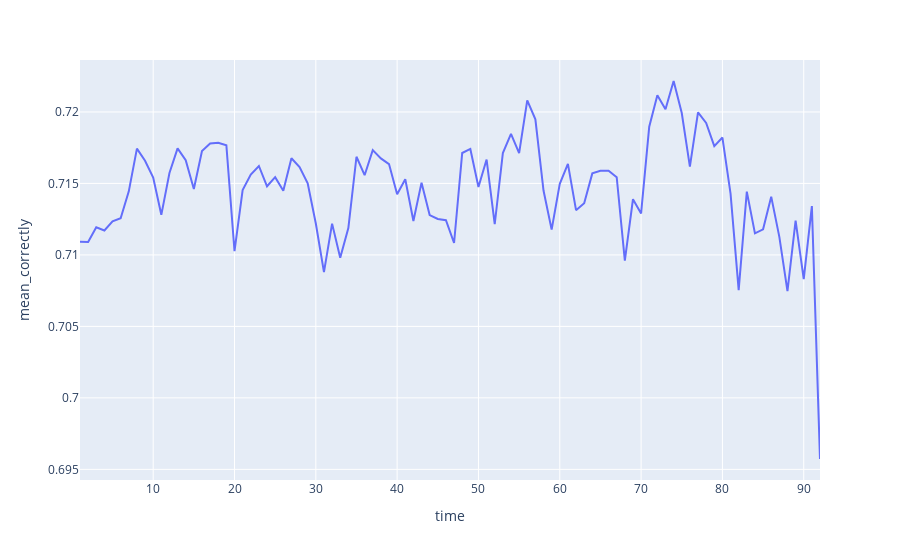

The notebook cell this image was saved under:
### Markdown cell above
Посмотрим зависимость правильности ответов от общего времени

### Code cell
result = ((train_test.filter(
    # отрезаем выбросы выше 90-го перцентиля
    (pl.col('timestamp') < pl.col('timestamp').quantile(0.9)) &
    # отрезаем выбросы ниже относительно малого значения
    (pl.col('timestamp') > 300000000)
).group_by(
    # группируем данные по времени, сгладив результаты
    (pl.col('timestamp') // 250000000).alias('time'),
).agg(
    # для аггрегации возьмем среднее количество правильных ответов
    pl.col('answered_correctly').mean().alias('mean_correctly'),
# отсортируем по времени
)).sort('time')
          .collect(streaming=True))

# выведем линейный график
px.line(result, x='time', y='mean_correctly', )

### Figure 1 — Plotly figure (JSON) as saved in the notebook; plotly's stock layout.template omitted (floating-point values rounded to 4 significant figures)
{"data": [{"hovertemplate": "time=%{x}<br>mean_correctly=%{y}<extra></extra>", "legendgroup": "", "line": {"color": "#636efa", "dash": "solid"}, "marker": {"symbol": "circle"}, "mode": "lines", "name": "", "orientation": "v", "showlegend": false, "type": "scatter", "x": [1, 2, 3, 4, 5, 6, 7, 8, 9, 10, 11, 12, 13, 14, 15, 16, 17, 18, 19, 20, 21, 22, 23, 24, 25, 26, 27, 28, 29, 30, 31, 32, 33, 34, 35, 36, 37, 38, 39, 40, 41, 42, 43, 44, 45, 46, 47, 48, 49, 50, 51, 52, 53, 54, 55, 56, 57, 58, 59, 60, 61, 62, 63, 64, 65, 66, 67, 68, 69, 70, 71, 72, 73, 74, 75, 76, 77, 78, 79, 80, 81, 82, 83, 84, 85, 86, 87, 88, 89, 90, 91, 92], "xaxis": "x", "y": [0.7109, 0.7109, 0.7119, 0.7117, 0.7123, 0.7126, 0.7144, 0.7174, 0.7166, 0.7154, 0.7128, 0.7157, 0.7175, 0.7166, 0.7146, 0.7173, 0.7178, 0.7178, 0.7177, 0.7103, 0.7145, 0.7156, 0.7162, 0.7148, 0.7154, 0.7145, 0.7168, 0.7161, 0.715, 0.7122, 0.7088, 0.7122, 0.7098, 0.7119, 0.7169, 0.7156, 0.7173, 0.7168, 0.7164, 0.7142, 0.7153, 0.7124, 0.7151, 0.7128, 0.7125, 0.7124, 0.7108, 0.7171, 0.7174, 0.7148, 0.7167, 0.7121, 0.7171, 0.7185, 0.7171, 0.7208, 0.7195, 0.7145, 0.7118, 0.715, 0.7164, 0.7131, 0.7136, 0.7157, 0.7159, 0.7159, 0.7154, 0.7096, 0.7139, 0.7129, 0.719, 0.7212, 0.7202, 0.7222, 0.7199, 0.7162, 0.72, 0.7192, 0.7176, 0.7182, 0.7143, 0.7075, 0.7144, 0.7115, 0.7118, 0.7141, 0.7113, 0.7075, 0.7124, 0.7083, 0.7134, 0.6957], "yaxis": "y"}], "layout": {"legend": {"tracegroupgap": 0}, "margin": {"t": 60}, "xaxis": {"anchor": "y", "domain": [0, 1], "title": {"text": "time"}}, "yaxis": {"anchor": "x", "domain": [0, 1], "title": {"text": "mean_correctly"}}}}
